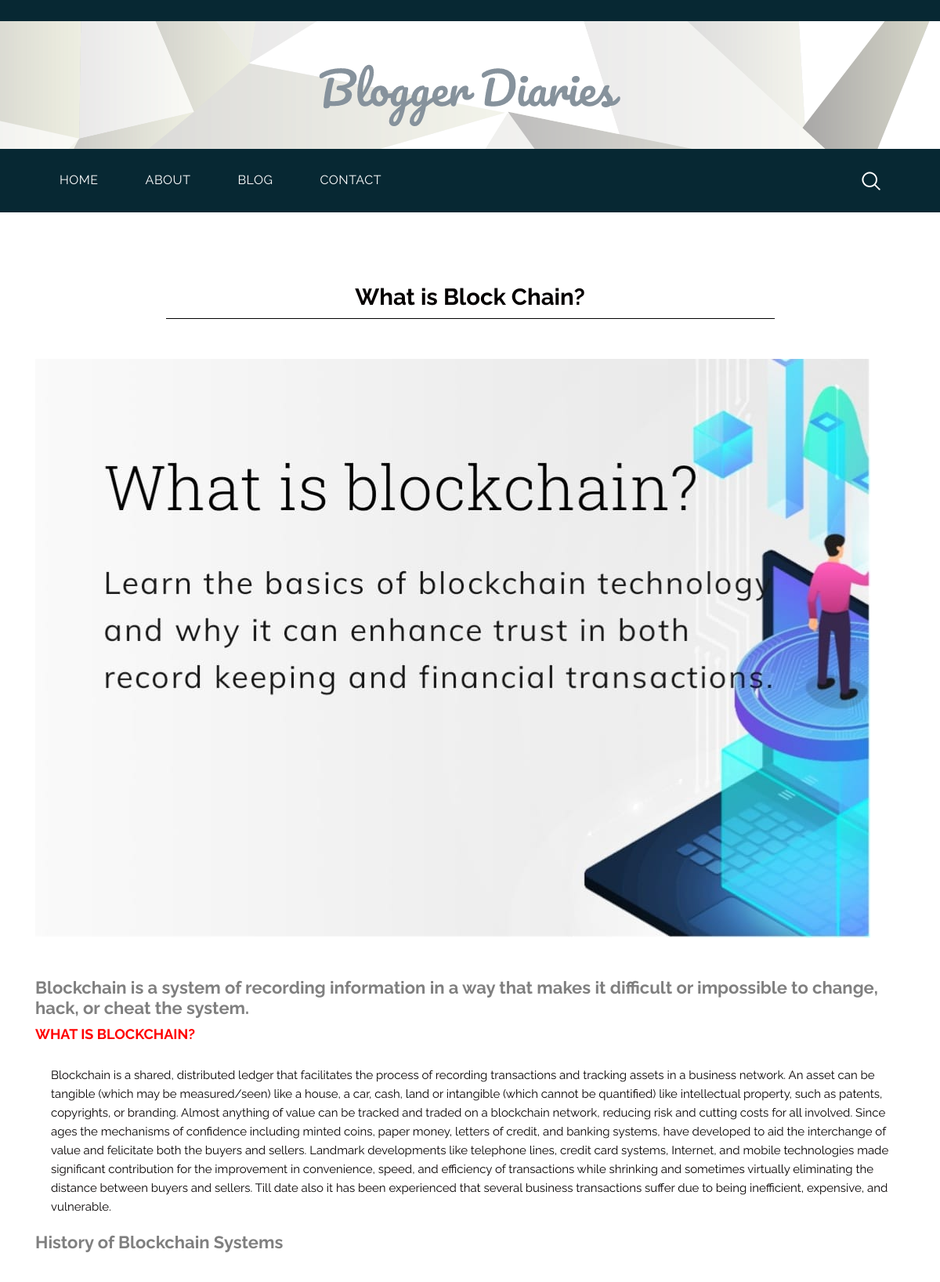
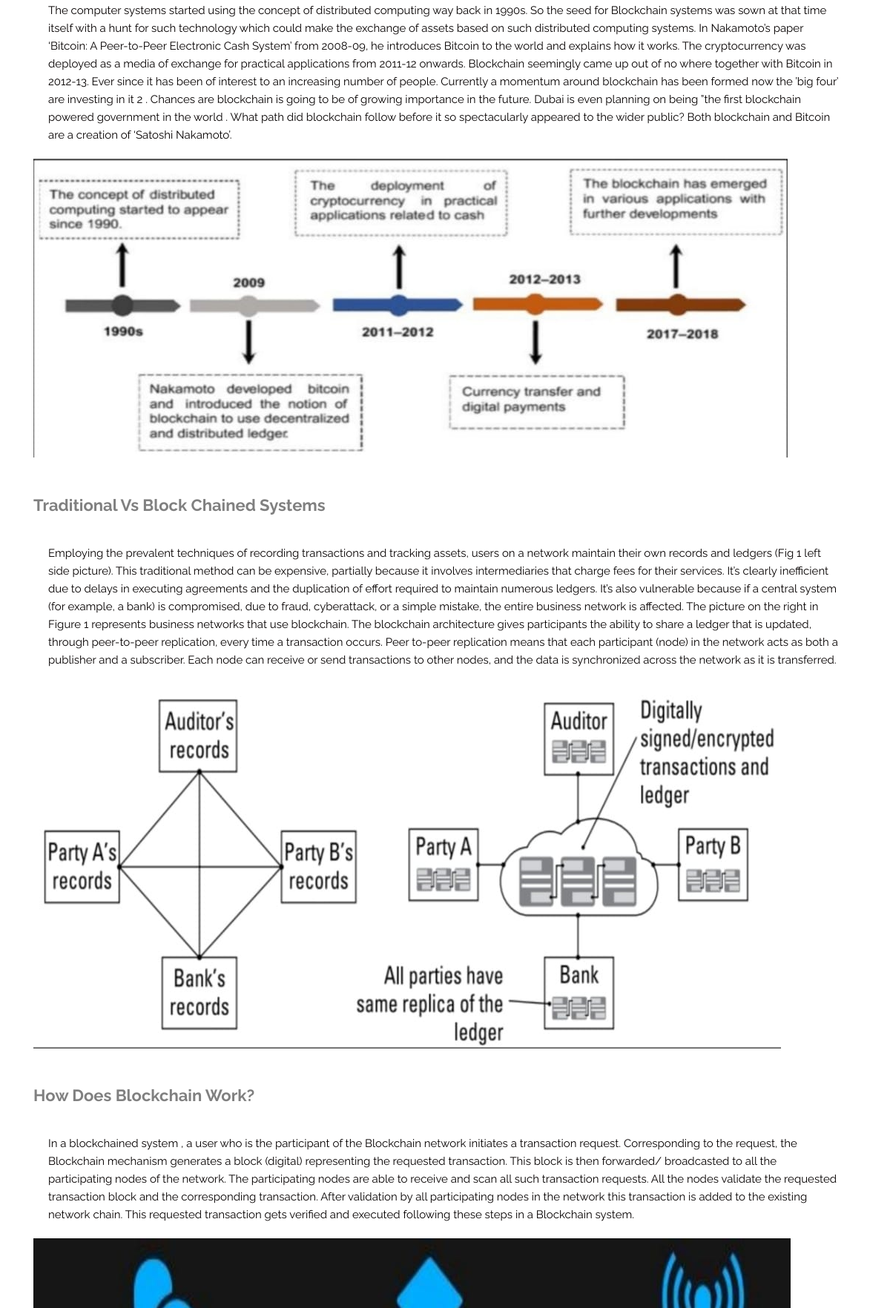
The page /abouts/reading/12/ (upper part) on the database its author committed (2 pictures, top to bottom).
### abouts/models.py (models this page shows)
class blog_content(models.Model):
    date=models.DateField(default=timezone.now)
    img1=models.ImageField(upload_to='pics',blank=True)
    heading=models.CharField(max_length=100)
    subheading1=models.CharField(max_length=200,blank=True)
    keypoints1=models.CharField(max_length=300,blank=True)
    desc1=models.TextField(max_length=10000,blank=True)
    img2=models.ImageField(upload_to='pics',blank=True)
    subheading2=models.CharField(max_length=200,blank=True)
    keypoints2=models.CharField(max_length=300,blank=True)
    desc2=models.TextField(max_length=10000,blank=True)
    img3=models.ImageField(upload_to='pics',blank=True)
    subheading3=models.CharField(max_length=200,blank=True)
    keypoints3=models.CharField(max_length=300,blank=True)
    desc3=models.TextField(max_length=10000,blank=True)
    img4=models.ImageField(upload_to='pics',blank=True)
    subheading4=models.CharField(max_length=200,blank=True)
    keypoints4=models.CharField(max_length=300,blank=True)
    desc4=models.TextField(max_length=10000,blank=True)
    img5=models.ImageField(upload_to='pics',blank=True)
    subheading5=models.CharField(max_length=200,blank=True)
    keypoints5=models.CharField(max_length=300,blank=True)
    desc5=models.TextField(max_length=10000,blank=True)
    img6=models.ImageField(upload_to='pics',blank=True)
    subheading6=models.CharField(max_length=200,blank=True)
    keypoints6=models.CharField(max_length=300,blank=True)
    desc6=models.TextField(max_length=10000,blank=True)
    img7=models.ImageField(upload_to='pics',blank=True)
    subheading7=models.CharField(max_length=200,blank=True)
    keypoints7=models.CharField(max_length=300,blank=True)
    desc7=models.TextField(max_length=10000,blank=True)
    img8=models.ImageField(upload_to='pics',blank=True)
    subheading8=models.CharField(max_length=200,blank=True)
    keypoints8=models.CharField(max_length=300,blank=True)
    desc8=models.TextField(max_length=10000,blank=True)
    img9=models.ImageField(upload_to='pics',blank=True)
    subheading9=models.CharField(max_length=200,blank=True)
    keypoints9=models.CharField(max_length=300,blank=True)
    desc9=models.TextField(max_length=10000,blank=True)
    img10=models.ImageField(upload_to='pics',blank=True)
    subheading10=models.CharField(max_length=200,blank=True)
    keypoints10=models.CharField(max_length=300,blank=True)
    desc10=models.TextField(max_length=10000,blank=True)
    img11=models.ImageField(upload_to='pics',blank=True)
    subheading11=models.CharField(max_length=200,blank=True)
    keypoints11=models.CharField(max_length=300,blank=True)
    desc11=models.TextField(max_length=10000,blank=True)
    img12=models.ImageField(upload_to='pics',blank=True)
    subheading12=models.CharField(max_length=200,blank=True)
    keypoints12=models.CharField(max_length=300,blank=True)
    desc12=models.TextField(max_length=10000,blank=True)
    img13=models.ImageField(upload_to='pics',blank=True)
    subheading13=models.CharField(max_length=200,blank=True)
    keypoints13=models.CharField(max_length=300,blank=True)
    desc13=models.TextField(max_length=10000,blank=True)
    img14=models.ImageField(upload_to='pics',blank=True)
    subheading14=models.CharField(max_length=200,blank=True)
    keypoints14=models.CharField(max_length=300,blank=True)
    desc14=models.TextField(max_length=10000,blank=True)
    img15=models.ImageField(upload_to='pics',blank=True)
    subheading15=models.CharField(max_length=200,blank=True)
    keypoints15=models.CharField(max_length=300,blank=True)
    desc15=models.TextField(max_length=10000,blank=True)

### abouts/views.py (the view)
# urls.py: path('reading/<int:id>/',views.reading,name='reading')
def reading(request,id):
    blogs= blog_content.objects.get(id=id)
    return render(request, 'reading.html',{'blogs':blogs})

### templates/reading.html (shortened to what this page needs)
{% load static %}
<!DOCTYPE html>
<html lang="en">
<head>
<link rel="stylesheet" type="text/css" href="{% static 'css/bootstrap.min.css'%}"">
<link rel="stylesheet" type="text/css" href="{% static 'css/style.css'%}">
<link rel="stylesheet" href="{% static 'css/responsive.css' %}">
<link rel="stylesheet" href="{% static 'css/jquery.mCustomScrollbar.min.css' %}">
<link rel="stylesheet" href="https://netdna.bootstrapcdn.com/font-awesome/4.0.3/css/font-awesome.css">
<link rel="stylesheet" href="{% static 'css/owl.carousel.min.css' %}">
<link rel="stylesheet" href="css/owl.theme.default.min.css">
<link rel="stylesheet" href="https://cdnjs.cloudflare.com/ajax/libs/fancybox/2.1.5/jquery.fancybox.min.css" media="screen">
</head>
<body class="about_page">
	<div class="header_main">
		<div class="container">
			<div class="logo"><a href="index.html"><img src="{% static 'images/logo.png.png' %}"></a></div>
		</div>
	</div>
	<div class="header">
		<div class="container">
            <div class="col-sm-12">
                 <div class="menu-area">
                    <nav class="navbar navbar-expand-lg ">
                        <div class="collapse navbar-collapse" id="navbarSupportedContent">
                            <ul class="navbar-nav mr-auto">
                               <li class="nav-item active">
                                <a class="nav-link" href="/">HOME<span class="sr-only">(current)</span></a> </li>
                               <li class="nav-item">
                                <a class="nav-link" href="{% url 'about' %}" >ABOUT</a></li>
                               <li class="#" href="#">
      	                        <a class="nav-link" href="{% url 'blog' %}">BLOG</a></li>
                               <li class="nav-item" href="#">
      	                        <a class="nav-link" href="{% url 'contact' %}">CONTACT</a></li>
                               <li class="last"><a href="#"><img src="{% static 'images/search-icon.png' %}" alt="icon"></a></li>
                            </ul>
                        </div>
                    </nav>
                </div>
            </div>
        </div>
    </div>
    <div class="about_main">
        <div class="services_main">
    	<div class="container">
    		<div class="creative_taital">
    			<h1 class="creative_text" >{{blogs.heading}}</h1><br><br>
                {% if blogs.img1 is not None %}
                <div><img src="{{blogs.img1.url}}" style="max-width: 100%;"></div><br><br>
                {% endif %}
                <h2 style="color:grey; text-align: left"><b>{{blogs.subheading1}}</b></h2>
                <h3 style="color:red; text-align: left"><b>{{blogs.keypoints1}}</b></h3>
    			<p style="color: #050000; text-align: left;">{{blogs.desc1}}</p>
                <h2 style="color:grey; text-align: left"><b>{{blogs.subheading2}}</b></h2>
                <h3 style="color:red; text-align: left"><b>{{blogs.keypoints2}}</b></h3>
    			<p style="color: #050000; text-align: left;">{{blogs.desc2}}</p>
                {% if blogs.img3 is not None %}
                <div><img src="{{blogs.img3.url}}" style="max-width: 100%;"></div><br><br>
                {% endif %}
                <h2 style="color:grey; text-align: left"><b>{{blogs.subheading3}}</b></h2>
                <h3 style="color:red; text-align: left"><b>{{blogs.keypoints3}}</b></h3>
    			<p style="color: #050000; text-align: left;">{{blogs.desc3}}</p>
                {% if blogs.img4 is not None %}
                <div><img src="{{blogs.img4.url}}" style="max-width: 100%;"></div><br><br>
                {% endif %}
                <h2 style="color:grey; text-align: left"><b>{{blogs.subheading4}}</b></h2>
                <h3 style="color:red; text-align: left"><b>{{blogs.keypoints4}}</b></h3>
    			<p style="color: #050000; text-align: left;">{{blogs.desc4}}</p>
                {% if blogs.img5 is not None %}
                <div><img src="{{blogs.img5.url}}" style="max-width: 100%;"></div><br>
                {% endif %}
    		</div>
    	</div>
</body>
</html>

### static/css/style.css (style rules this page uses)
* { box-sizing: border-box !important; transition: ease all 0.5s; }
html { scroll-behavior: smooth; }
body { color: #666666; font-size: 14px; font-family: 'Raleway', sans-serif;; line-height: 1.80857; font-weight: normal; overflow-x: hidden; }
a { color: #1f1f1f; text-decoration: none !important; outline: none !important; -webkit-transition: all .3s ease-in-out; -moz-transition: all .3s ease-in-out; -ms-transition: all .3s ease-in-out; -o-transition: all .3s ease-in-out; transition: all .3s ease-in-out; }
h1, h2, h3, h4, h5, h6 { letter-spacing: 0; font-weight: normal; position: relative; padding: 0 0 10px 0; font-weight: normal; line-height: normal; color: #111111; margin: 0 }
h1 { font-size: 24px }
h2 { font-size: 22px }
h3 { font-size: 18px }
*, *::after, *::before { -webkit-box-sizing: border-box; -moz-box-sizing: border-box; box-sizing: border-box; }
ul, li, ol { margin: 0px; padding: 0px; list-style: none; }
p { margin: 20px; font-weight: 400; font-size: 15px; line-height: 24px; }
a { color: #ffffff; text-decoration: none; outline: none !important; }
.header_main { width: 100%; float: left; background-image: url(../images/header.png); height: auto; padding-top: 20px; padding-bottom: 40px; }
.logo { width: 100%; float: left; text-align: center; margin-top: 55px; }
.header { width: 100%; width: 100%; float: left; background-color: #072833; padding-bottom: 10px; padding-top: 10px; }
.header_main { width: 100%; float: left; background-image: url(../images/header.png); height: auto; padding-bottom: 20px; }
.last { padding-top: 10px; padding-left: 40px; }
.navbar-expand-lg .navbar-nav .nav-link { padding-right: 60px; padding-left: 0; color: #fff; font-size: 16px; letter-spacing: 0.5px; }
.navbar-nav.mr-auto { width: 100%; margin: 0; display: block; }
.navbar-nav.mr-auto li { float: left; }
.navbar-nav.mr-auto li.last { float: right; }
.services_main { width: 100%; float: left; background-color: #ffffff; height: auto; padding-bottom: 30px; padding-top: 30px; }
.creative_taital { width: 100%; float: left; background-color: #ffffff; height: auto; padding-bottom: 30px; padding-top: 30px; box-shadow: 0px 0px 10px 0px; color: #e7e7e7; margin-top: -110px; margin-bottom: 50px; }
.creative_text { color: #050000; font-size: 22pt; text-align: center; border-bottom: 1px solid #000; width: 46%; margin: 0 auto; text-align: center; font-weight: bold; }
.about_main { width: 100%; float: left; margin-top: 130px; }
.about_page .creative_taital { width: 100%; float: left; background-color: #ffffff; height: auto; padding-bottom: 30px; padding-top: 30px; color: #e7e7e7; margin-top: -100px; margin-bottom: 50px; box-shadow: none; }

### static/css/responsive.css (style rules this page uses)
.creative_text { width: 70%; }

### rows shown on the page
blog_content: heading "What is Block Chain?", img1 (picture), subheading1 "Blockchain is a system of recording information in a way that makes it difficult or impossible to change, hack, or cheat the system.", keypoints1 "WHAT IS BLOCKCHAIN?", desc1 "Blockchain is a shared, distributed ledger that facilitates the process of recording transactions and tracking assets in a business network. An asset can be tangible (which may be measured/seen) like a house, a car, cash, land or intangible (which cannot be quantified) like intellectual property, such as patents, copyrights, or branding. Almost anything of value can be tracked and traded on a blockchain network, reducing risk and cutting costs for all involved. Since ages the mechanisms of confidence including minted coins, paper money, letters of credit, and banking systems, have developed to aid the interchange of value and felicitate both the buyers and sellers. Landmark developments…", subheading2 "History of Blockchain Systems", desc2 "The computer systems started using the concept of distributed computing way back in 1990s. So the seed for Blockchain systems was sown at that time itself with a hunt for such technology which could make the exchange of assets based on such distributed computing systems. In Nakamoto’s paper ‘Bitcoin: A Peer-to-Peer Electronic Cash System’ from 2008-09, he introduces Bitcoin to the world and explains how it works. The cryptocurrency was deployed as a media of exchange for practical applications from 2011-12 onwards. Blockchain seemingly came up out of no where together with Bitcoin in 2012-13. Ever since it has been of interest to an increasing number of people. Currently a momentum around…", img3 (picture), subheading3 "Traditional Vs Block Chained Systems", desc3 "Employing the prevalent techniques of recording transactions and tracking assets, users on a network maintain their own records and ledgers (Fig 1 left side picture). This traditional method can be expensive, partially because it involves intermediaries that charge fees for their services. It’s clearly inefficient due to delays in executing agreements and the duplication of effort required to maintain numerous ledgers. It’s also vulnerable because if a central system (for example, a bank) is compromised, due to fraud, cyberattack, or a simple mistake, the entire business network is affected. The picture on the right in Figure 1 represents business networks that use blockchain. The…", img4 (picture), subheading4 "How Does Blockchain Work?", desc4 "In a blockchained system , a user who is the participant of the Blockchain network initiates a transaction request. Corresponding to the request, the Blockchain mechanism generates a block (digital) representing the requested transaction. This block is then forwarded/ broadcasted to all the participating nodes of the network. The participating nodes are able to receive and scan all such transaction requests. All the nodes validate the requested transaction block and the corresponding transaction. After validation by all participating nodes in the network this transaction is added to the existing network chain. This requested transaction gets verified and executed following these steps in a…", img5 (picture)
